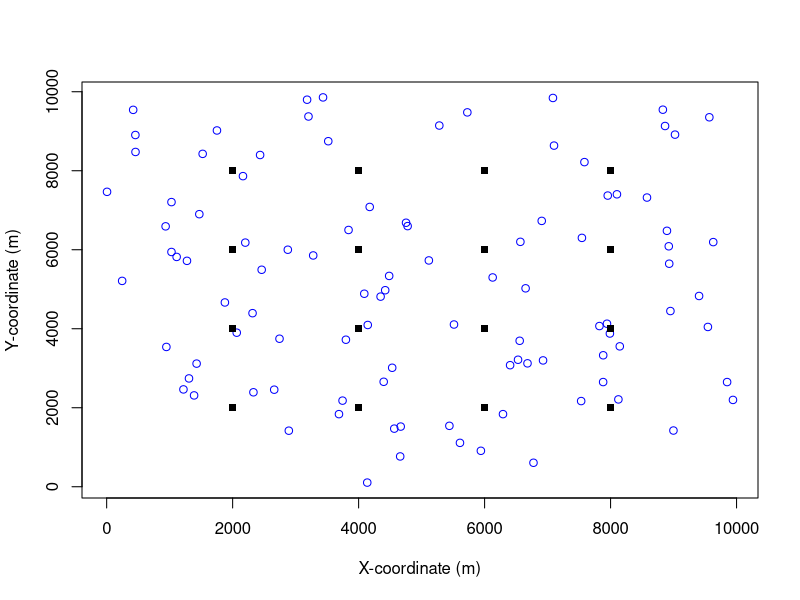
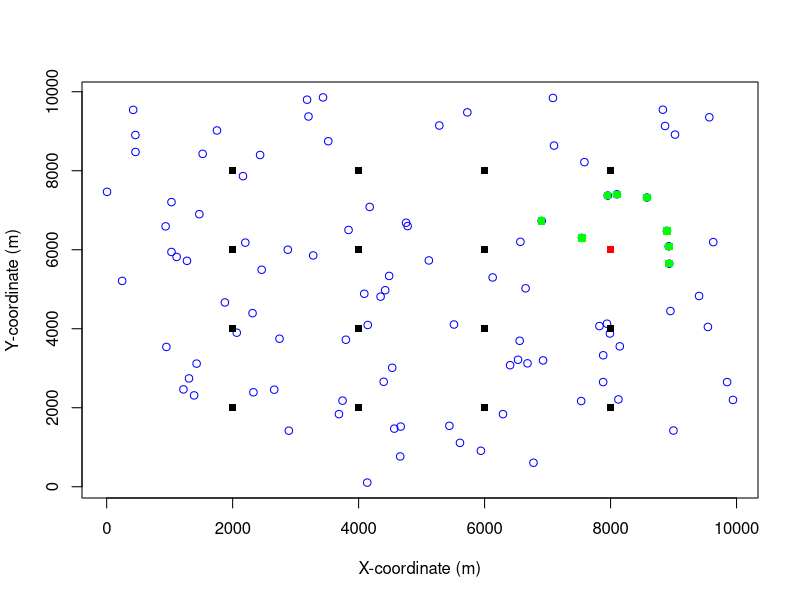
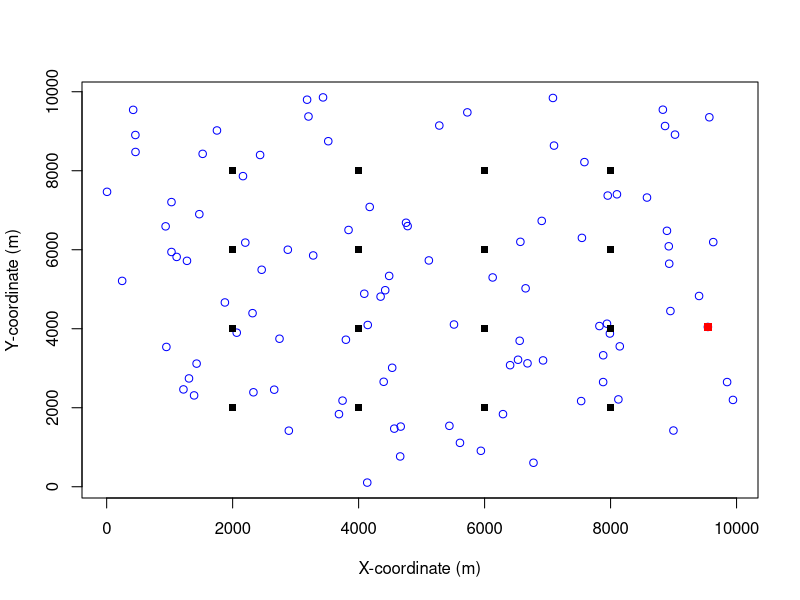

Write R code to recreate these figures, in order. (Note: this script raises an error after producing the figures.)
set.seed(123)
library(lubridate)
library(circular)

# x and y in square survey site with dimensions 10km x 10km with markers every 2000m
# mics
x_mic = seq(from = 2000, to = 8000, by = 2000)
y_mic = seq(from = 2000, to = 8000, by = 2000)

mic_coords = expand.grid(x = x_mic, y = y_mic)
colnames(mic_coords) = c('x_mic', 'y_mic')
mic_coords = as.matrix(mic_coords)

# expectation of gibbon groups in survey area
intensity = 0.000001 # modelling parameter
x_perimeter = 10000
y_perimeter = 10000
survey_area = x_perimeter * y_perimeter
expected_gibbon_groups = intensity * survey_area

# homogeneous Poisson point process for getting gibbon coordinates
x_gibbon_group <- round(runif(expected_gibbon_groups, 0, x_perimeter))
y_gibbon_group <- round(runif(expected_gibbon_groups, 0, y_perimeter))

gibbon_group_coords = cbind(x_gibbon_group, y_gibbon_group)
gibbon_group_coords = as.matrix(gibbon_group_coords)

# plot of mic grid and Poisson point process distributed gibbon groups
{
plot(x_gibbon_group, y_gibbon_group, type = "p", col = "blue", pch = 1, xlab = "X-coordinate (m)", ylab = "Y-coordinate (m)")
points(mic_coords[,1], mic_coords[,2], type = "p", col = "black", pch = 15)
}

# euclidean distance for detector to gibbon observation
dist_mic_gibbon <- matrix(NA, nrow = nrow(mic_coords), ncol = nrow(gibbon_group_coords))
bearing_mic_gibbon <- matrix(NA, nrow = nrow(mic_coords), ncol = nrow(gibbon_group_coords))

for (i in 1:nrow(dist_mic_gibbon)) {
  for (j in 1:ncol(dist_mic_gibbon)) {
    dist_mic_gibbon[i, j] <- sqrt(sum((mic_coords[i, ] - gibbon_group_coords[j, ])^2))
    bearing_mic_gibbon[i, j] <- atan((mic_coords[i, 2] - gibbon_group_coords[j, 2]) / (mic_coords[i, 1] - gibbon_group_coords[j, 1]))
  }
}

# half normal hazard distribution for probability matrix
lambda = 50 # modelling parameter
sigma = 500 # modelling parameter

hazard_half_normal = function(lambda, sigma, dist_matrix) {
  prob_matrix = 1 - exp(-lambda * exp((-1 * dist_matrix^2) / (2 * sigma^2)))
  return (prob_matrix)
}

detection_prob_matrix = hazard_half_normal(lambda = lambda, sigma = sigma, dist_matrix = dist_mic_gibbon)

# weighted Bernoulli trails for each gibbon group to mic for detected/undetected
detection_matrix <- matrix(NA, nrow = nrow(mic_coords), ncol = nrow(gibbon_group_coords))

for (i in 1:nrow(dist_mic_gibbon)) {
  for (j in 1:ncol(dist_mic_gibbon)) {
    detection_matrix[i, j] <- rbinom(size = 1, n = 1, prob = detection_prob_matrix[i,j])
  }
}

### plotting results

# plot detected gibbon groups for chosen mic
plot_select = 12

for (i in plot_select) {
  detection_gibbon_group_idx = which(detection_matrix[i,] == 1)
  plot(x_gibbon_group, y_gibbon_group, type = "p", col = "blue", pch = 1, xlab = "X-coordinate (m)", ylab = "Y-coordinate (m)")
  points(mic_coords[,1], mic_coords[,2], type = "p", col = "black", pch = 15)
  points(mic_coords[i,1], mic_coords[i,2], type = "p", col = "red", pch = 15)
  points(x_gibbon_group[detection_gibbon_group_idx], y_gibbon_group[detection_gibbon_group_idx], type = "p", col = "green", pch = 15)
}

# plot mics which detected a certain gibbon group
plot_select = 20

for (i in plot_select) {
  detection_mic_idx = which(detection_matrix[,i] == 1)
  plot(x_gibbon_group, y_gibbon_group, type = "p", col = "blue", pch = 1, xlab = "X-coordinate (m)", ylab = "Y-coordinate (m)")
  points(mic_coords[,1], mic_coords[,2], type = "p", col = "black", pch = 15)
  points(x_gibbon_group[i], y_gibbon_group[i], type = "p", col = "red", pch = 15)
  points(mic_coords[detection_mic_idx,1], mic_coords[detection_mic_idx,2], type = "p", col = "green", pch = 15)
}

### create dataframes for analysis
mic_df = cbind(1:nrow(mic_coords), mic_coords)
colnames(mic_df)[1] = "mic_id"

# these are ground truth locations of each gibbon group and exact call times
gibbon_group_df = cbind(1:nrow(gibbon_group_coords), gibbon_group_coords)
colnames(gibbon_group_df)[1] = "gibbon_group_id"

# generate random ground truth call times
# todo: generate calls sequentially as events are dependent
# todo: sort out datetime zones
dawn_chorus_start_time = as.POSIXct("2023-01-01 04:00:00", tz = "UTC")
dawn_chorus_end_time = as.POSIXct("2023-01-01 05:00:00", tz = "UTC")

call_datetimes = as.POSIXct(runif(nrow(gibbon_group_df), dawn_chorus_start_time, dawn_chorus_end_time), origin = "1970-01-01", tz = "UTC")
call_timestamps = as.integer(call_datetimes)

# gibbon_group_df = cbind(gibbon_group_df, call_datetimes)
# colnames(gibbon_group_df)[4] = "call_datetime"

### generate recording dataframe

# speed of sound (m/s)
speed_of_sound = 331
von_mises_kappa = 4 # modelling parameter

recording_df = data.frame()

for (i in 1:nrow(mic_df)) {
  ground_truth_animal_ID = which(detection_matrix[i,] == 1)
  mic_ID = rep(i, times = length(ground_truth_animal_ID))
  
  # compute measured call time which considers speed of sound
  ground_truth_call_timestamp = call_timestamps[as.integer(gibbon_group_df[ground_truth_animal_ID])]
  ground_truth_call_datetime = as.POSIXct(ground_truth_call_timestamp, origin = "1970-01-01", tz = "UTC")
  measured_call_timestamp = ground_truth_call_timestamp + dist_mic_gibbon[i, ground_truth_animal_ID] / speed_of_sound
  measured_call_datetime = as.POSIXct(measured_call_timestamp, origin = "1970-01-01", tz = "UTC")
  
  # compute measured bearing
  ground_truth_bearing = bearing_mic_gibbon[i, ground_truth_animal_ID]
  # von mises distribution for bearing measurement
  measured_bearing = data.frame()
  for (j in 1:length(ground_truth_animal_ID)) {
    bearing = rvonmises(n = 1, mu = ground_truth_bearing[j], kappa = von_mises_kappa)
    measured_bearing = rbind(measured_bearing, bearing)
  }
  colnames(measured_bearing) = "measured_bearing"
  
  # binding dataframes for each mic
  recording_temp = cbind(mic_ID, ground_truth_animal_ID, ground_truth_call_datetime, measured_call_datetime, ground_truth_bearing, measured_bearing)
  recording_df = rbind(recording_df, recording_temp)
}

write.csv(mic_df, "../output/mic.csv", row.names=FALSE)
write.csv(gibbon_group_df, "../output/gibbon_group.csv", row.names=FALSE)
write.csv(recording_df, "../output/recording.csv", row.names=FALSE)
